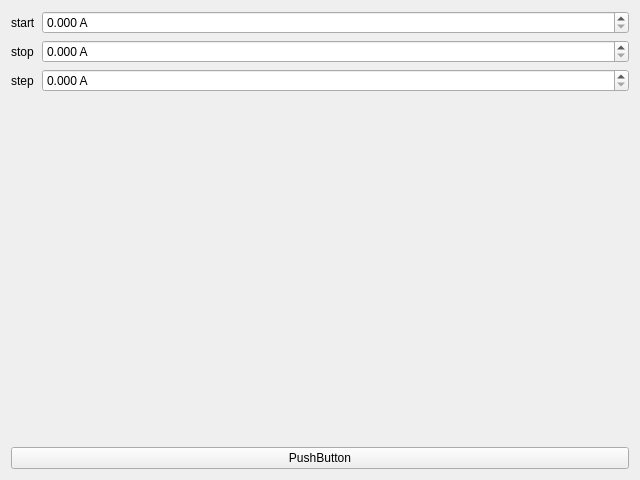
<?xml version="1.0" encoding="UTF-8"?>
<ui version="4.0">
 <class>TripTest</class>
 <widget class="QWidget" name="TripTest">
  <property name="geometry">
   <rect>
    <x>0</x>
    <y>0</y>
    <width>640</width>
    <height>480</height>
   </rect>
  </property>
  <property name="windowTitle">
   <string>Form</string>
  </property>
  <layout class="QVBoxLayout" name="verticalLayout">
   <item>
    <layout class="QFormLayout" name="formLayout">
     <item row="0" column="0">
      <widget class="QLabel" name="label">
       <property name="text">
        <string>start</string>
       </property>
      </widget>
     </item>
     <item row="0" column="1">
      <widget class="QDoubleSpinBox" name="dsbxStart">
       <property name="suffix">
        <string> A</string>
       </property>
       <property name="decimals">
        <number>3</number>
       </property>
       <property name="maximum">
        <double>9999.000000000000000</double>
       </property>
       <property name="singleStep">
        <double>0.100000000000000</double>
       </property>
      </widget>
     </item>
     <item row="1" column="0">
      <widget class="QLabel" name="label_2">
       <property name="text">
        <string>stop</string>
       </property>
      </widget>
     </item>
     <item row="1" column="1">
      <widget class="QDoubleSpinBox" name="dsbxStop">
       <property name="suffix">
        <string> A</string>
       </property>
       <property name="decimals">
        <number>3</number>
       </property>
       <property name="maximum">
        <double>9999.000000000000000</double>
       </property>
       <property name="singleStep">
        <double>0.100000000000000</double>
       </property>
      </widget>
     </item>
     <item row="2" column="0">
      <widget class="QLabel" name="label_3">
       <property name="text">
        <string>step</string>
       </property>
      </widget>
     </item>
     <item row="2" column="1">
      <widget class="QDoubleSpinBox" name="dsbxStep">
       <property name="suffix">
        <string> A</string>
       </property>
       <property name="decimals">
        <number>3</number>
       </property>
       <property name="maximum">
        <double>9999.000000000000000</double>
       </property>
       <property name="singleStep">
        <double>0.100000000000000</double>
       </property>
      </widget>
     </item>
    </layout>
   </item>
   <item>
    <widget class="QPushButton" name="pushButton">
     <property name="text">
      <string>PushButton</string>
     </property>
    </widget>
   </item>
  </layout>
 </widget>
 <resources/>
 <connections/>
</ui>
